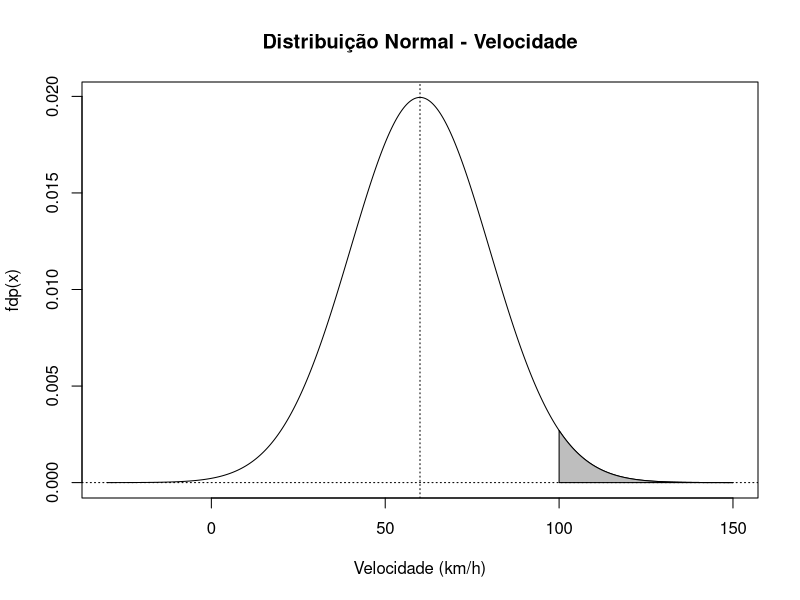
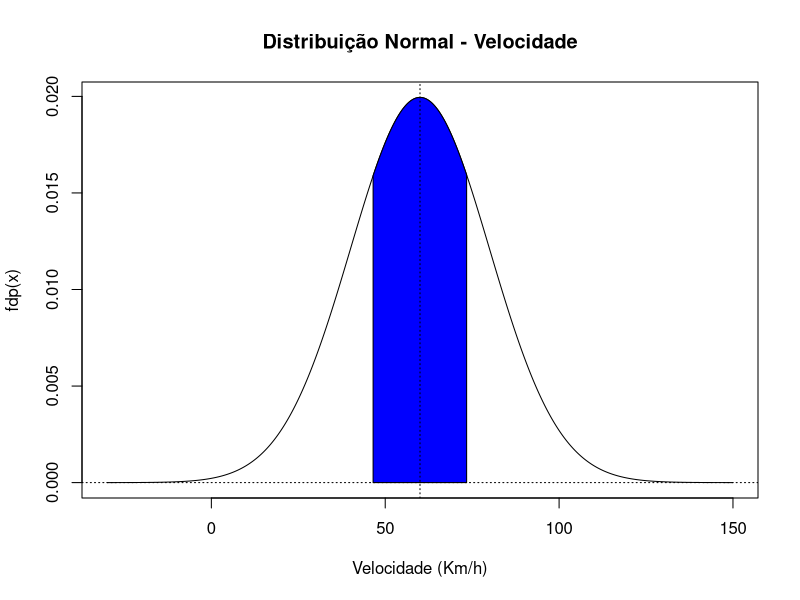
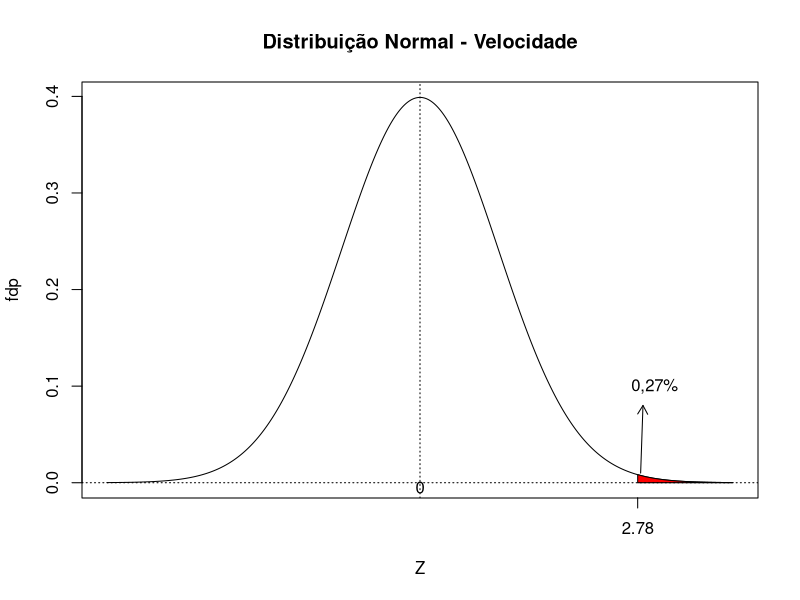
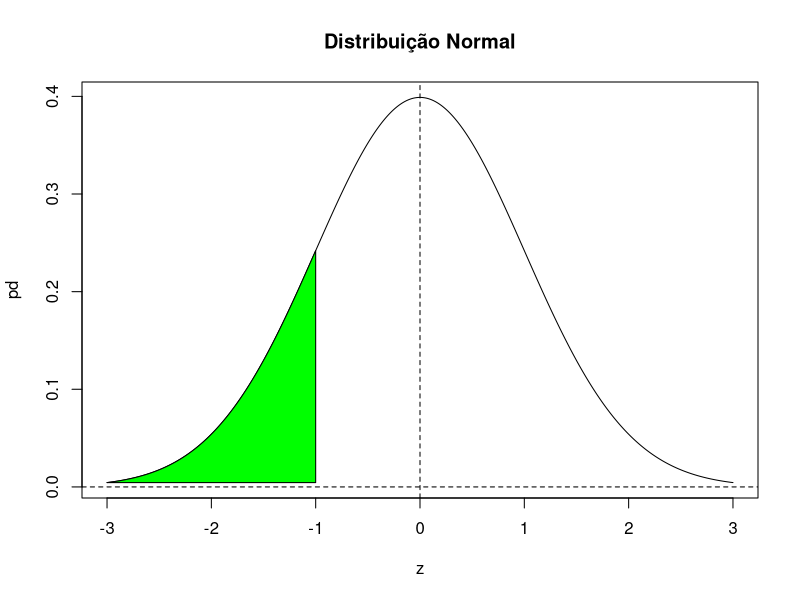
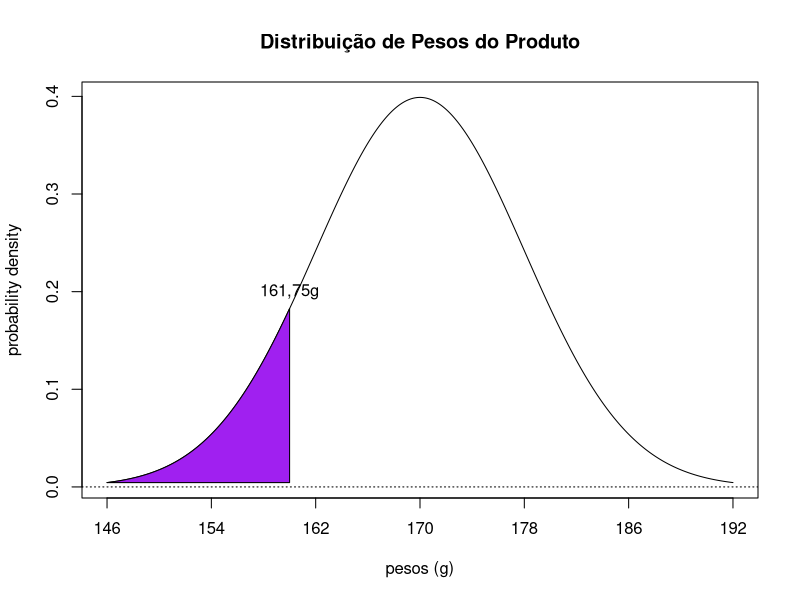
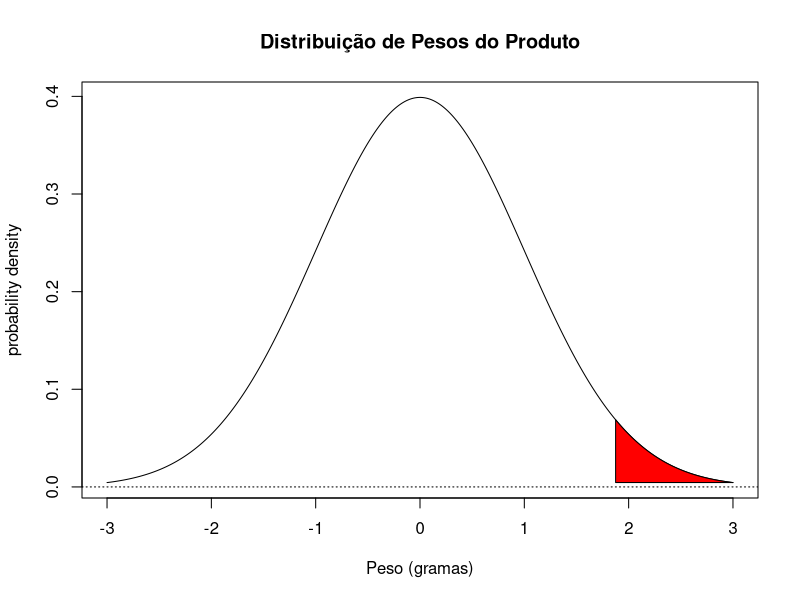
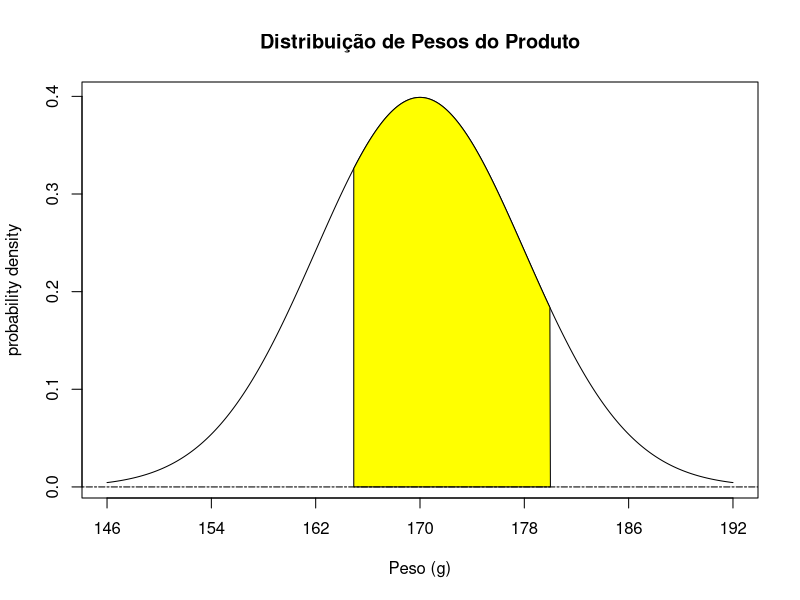
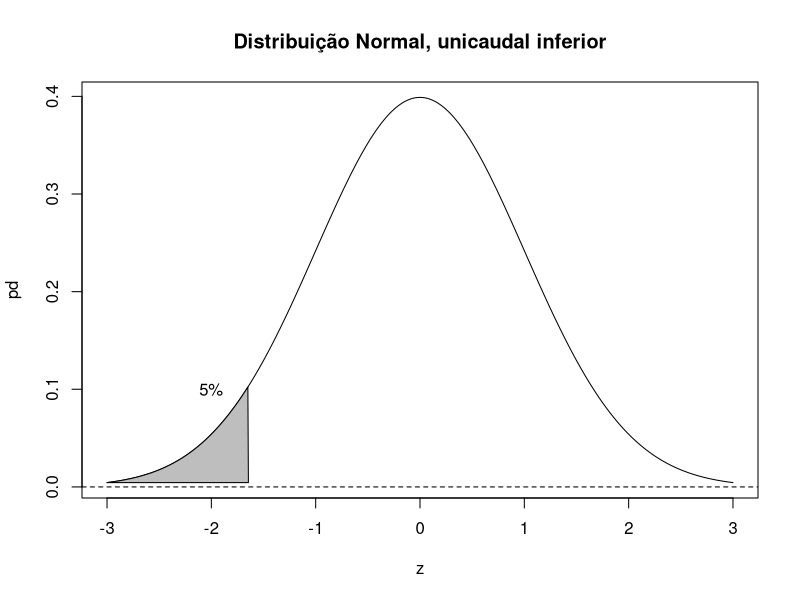

Generate these figures, in order, with R:
## ---- chunk 1
x<-seq(-30, 150, by =.01) 
y<-dnorm(x, mean=60, sd=20, log = FALSE) 
rx<-seq(100, 150, by =.1) 
ry<-numeric(2*length(rx)) 
ry[1:length(rx)]<-dnorm(rx, mean=60, sd=20, log=FALSE) 
rx<-c(rx, rev(rx)) 
plot(x, y, 'l', xlab='Velocidade (km/h)', ylab='fdp(x)', main="Distribuição Normal - Velocidade") 
polygon(rx, ry, col = "gray") 
abline(v=60, h=0, lty=3)

## ---- chunk 2

z100<-pnorm(100, mean = 60, sd= 20, lower.tail = F)
z100

## ---- chunk 3

q100<- qnorm(0.02275013, mean=60, sd=20, lower.tail = F)
q100
## ---- chunk 4

z_score<-qnorm(0.02275013, mean=0, sd=1, lower.tail = F)
z_score
## ---- chunk 5

z_score<-qnorm(z100, mean=0, sd=1, lower.tail = F)
z_score
## ---- chunk 6
Q1<- qnorm(0.25, mean=60, sd=20)  
Q1  
Q3<- qnorm(0.75, mean=60, sd=20) 
Q3
## ---- chunk 7
x<-seq(-30, 150, by = .01) 
y<-dnorm(x, mean=60, sd=20, log = FALSE)  
rx<-seq(Q1, Q3, by=.1) 
ry<-numeric(2*length(rx)) 
ry[1:length(rx)]<-dnorm(rx, mean=60, sd=20, log = FALSE) 
rx<-c(rx, rev(rx)) 
plot(x, y, 'l', xlab='Velocidade (Km/h)', ylab='fdp(x)',      main = "Distribuição Normal - Velocidade") 
polygon(rx, ry, col = 'blue') 
abline(v=60, h=0, lty=3)
## ---- chunk 8
p3sigma<- qnorm(0.9973, mean=0, sd=1) 
p3sigma
## ---- chunk 9
x<-seq(-4, 4, by =.01) 
y<-dnorm(x, mean=0, sd=1, log = FALSE) 
rx<-seq(p3sigma, 4, by =.1) 
ry<-numeric(2*length(rx)) 
ry[1:length(rx)]<-dnorm(rx, mean=0, sd=1, log = FALSE) 
rx<-c(rx, rev(rx)) 
plot(x, y, 'l', xlab='Z', ylab='fdp', xaxt="n", main="Distribuição Normal - Velocidade") 
axis(1,at=p3sigma,labels="2.78") 
polygon(rx, ry, col = "red") 
abline(v=0, h=0, lty=3) 
text(3,0.1,"0,27%") 
arrows(2.82,0.01,2.85,0.08,length = 0.1) 
text(0, -0.005, 0)
## ---- chunk 10
z <- seq(-3,3,0.01) 
pd <- dnorm(z) 
plot(z,pd,type="l", main="Distribuição Normal") 
polygon(c(z[z<=-1],-1),c(pd[z<=-1],pd[z==-3]),col="green") 
abline(v=0, h=0, lty=2)
## ---- chunk 11
pesos<-c(146,154,162,170,178,186,192) 
summary(pesos) 
sd(pesos)
## ---- chunk 12
x <- seq(-3,3,0.01) 
z <- seq(-3,-1.25,0.01) 
p <- dnorm(z) 
z <- c(z,-1.25,-3) 
p <- c(p,min(p),min(p)) 
plot(x,dnorm(x),type="l",xaxt="n",ylab="probability density",xlab="pesos (g)",      main="Distribuição de Pesos do Produto") 
axis(1,at=-3:3,labels=c("146","154","162","170","178","186","192")) 
polygon(z,p,col="purple") 
abline(h=0, lty=3) 
text(-1.25,0.2,"161,75g")
## ---- chunk 13
x <- ((-1.25)*16.82968/sqrt(7))+169.7 
x
## ---- chunk 14
x <- seq(-3,3,0.01)
z <- seq(1.875,3,0.01) 
p <- dnorm(z) 
z <- c(z,3,1.875) 
p <- c(p,min(p),min(p)) 
plot(x,dnorm(x),type="l",xaxt="n",ylab="probability density",xlab="Peso (gramas)", main="Distribuição de Pesos do Produto") 
axis(1,at=-3:3) 
polygon(z,p,col="red") 
abline(h=0, lty=3)
## ---- chunk 15
z <- seq(-0.635,1.25,0.01) 
p <- dnorm(z) 
z <- c(z,1.25,-0.635) 
p <- c(p,0,0) 
plot(x,dnorm(x),type="l",xaxt="n",ylab="probability density",xlab="Peso (g)", main="Distribuição de Pesos do Produto") 
axis(1,at=-3:3,labels=c("146","154","162","170","178","186","192")) 
polygon(z,p,col="yellow") 
abline(h=0, lty=6)
## ---- chunk 16
# Determinar o quantil para uma área igual a 5% na curva normal, unicaudal inferior. 
qnorm(0.05, mean = 0, sd = 1) 
q<-qnorm(0.05, mean = 0, sd = 1) 
z <- seq(-3,3,0.01) 
pd <- dnorm(z) 
plot(z,pd,type="l", main="Distribuição Normal, unicaudal inferior") 
polygon(c(z[z<=q],q),c(pd[z<=q],pd[z==-3]),col="grey") 
abline(h=0, lty=2) 
text(-2,0.1,"5%")
## ---- chunk 17
# Determinar o quantil para uma área igual a 5% na curva normal, unicaudal inferior.  
q<-qnorm(0.025, mean = 0, sd = 1, lower.tail = FALSE) 
q
## ---- chunk 18
x<-seq(-3, 3, by = .01) 
y<-dnorm(x, mean=0, sd=1, log = FALSE) 
qnorm(0.025,0,1) ; qnorm(0.975,0,1) 
rx<-seq(-1.96, 1.96, by=.1) 
ry<-numeric(2*length(rx)) 
ry[1:length(rx)]<-dnorm(rx, mean=0, sd=1, log = FALSE) 
rx<-c(rx, rev(rx)) 
plot(x, y, 'l', xlab='Curva Normal Padrão', ylab='fdp(x)',      main = "Curva Normal Padrão", col="black") 
polygon(rx, ry, col = 'blue') 
abline(v=0, h=0, lty=3) 
text(-2.5,0.1,"2,5%") 
text(2.5,0.1,"2,5%") 
text(0,0.12,"95%", col="white") 
mtext("Área nas caudas: 5%", adj = 0.5)
## ---- chunk 19
qnorm(0.025,0,1) ; qnorm(0.975,0,1)
## ---- chunk 20
area<-pnorm(1.5, mean=0, sd=1, lower.tail=FALSE) 
area 
x<-seq(-4, 4, by =.01) 
y<-dnorm(x, mean=0, sd=1, log = FALSE) 
rx<-seq(1.5, 4, by =.1) 
ry<-numeric(2*length(rx)) 
ry[1:length(rx)]<-dnorm(rx, mean=0, sd=1, log = FALSE) 
rx<-c(rx, rev(rx)) 
plot(x, y, 'l', xlab='', ylab='', xaxt="n", main="Distribuição Normal -p-valor > q= 1.5") 
axis(1,at=1.5,labels="1,5") 
polygon(rx, ry, col = "blue") 
abline(v=0, h=0, lty=3) 
text(1.85,0.025,"6,68%", col="white") 
text(0, 0.2, "93,32%", col="red")
## ---- chunk 21
areaq1<-pnorm(1.75, mean=0, sd=1) 
cat("A Área 1 é igual a = ", areaq1)  
areaq2<-pnorm(-1.25, mean=0, sd=1) 
cat("A Área 2 é igual a = ", areaq2)  
areafinal<- areaq1-areaq2 
cat("A Área final é igual a = ", areafinal)
## ---- chunk 22
x<-seq(-3, 3, by = .01) 
y<-dnorm(x, mean=0, sd=1, log = FALSE) 
qnorm(-1.25,0,1) ; qnorm(1.75,0,1) 
rx<-seq(-1.25, 1.75, by=.1) 
ry<-numeric(2*length(rx)) 
ry[1:length(rx)]<-dnorm(rx, mean=0, sd=1, log = FALSE) 
rx<-c(rx, rev(rx)) 
plot(x, y, 'l', xlab='Curva Normal Padrão', ylab='fdp(x)',main = "Curva Normal Padrão", col="black") 
polygon(rx, ry, col = 'blue') 
abline(v=0, h=0, lty=3) 
text(0,0.12,round(areafinal,4), col="white") 
mtext("Área nas caudas: 0,1457", adj = 0.5)
## ---- chunk 23
pnorm(0, mean=0, sd=1)
## ---- chunk 24
pnorm(1.96, mean=0, sd=1)
## ---- chunk 25
x<-seq(-4, 4, by =.01) 
y<-dnorm(x, mean=0, sd=1, log = FALSE) 
rx<-seq(1.975, 4, by =.1) 
ry<-numeric(2*length(rx)) 
ry[1:length(rx)]<-dnorm(rx, mean=0, sd=1, log = FALSE) 
rx<-c(rx, rev(rx)) 
plot(x, y, 'l', xlab='', ylab='', xaxt="n", main="Distribuição Normal - unicaudal superior") 
axis(1,at=1.975,labels="1,975") 
polygon(rx, ry, col = "blue") 
abline(h=0, lty=1) 
text(3,0.1,"2,5%") 
text(0,0.12,"95%", col="red") 
arrows(2.5,0.01,2.8,0.08,length = 0.1)
## ---- chunk 26
pnorm(1.5, mean=0, sd=1)
## ---- chunk 27
z <- seq(-3,3,0.01) 
pd <- dnorm(z) 
plot(z,pd,type="l", ylab="probability density", xlab="Z", main="Condutor Metálico") 
polygon(c(z[z<=1.5],1.5),c(pd[z<=1.5],pd[z==-3]),col="red") 
abline(h=0, lty=1) 
text(0,0.2,"93,32%", col="white") 
mtext("Área nas caudas: 0,1457", adj = 0.5)
## ---- chunk 28
areaamp11<-pnorm(0.5, mean=0, sd=1); cat("A Área abaixo de 11mA é igual a = ", areaamp11) 

areaamp9<-pnorm(-0.5, mean=0, sd=1); cat("A Área abaixo de 9mA  é igual a = ", areaamp9) 

areaampt<- areaamp11-areaamp9; cat("A Área  abaixo de 9mA é igual a = ", areaampt)

## ---- chunk 29
x<-seq(-3, 3, by = .01) 
y<-dnorm(x, mean=0, sd=1, log = FALSE) 
rx<-seq(-0.5, 0.5, by=.1) 
ry<-numeric(2*length(rx)) 
ry[1:length(rx)]<-dnorm(rx, mean=0, sd=1, log = FALSE) 
rx<-c(rx, rev(rx)) 
plot(x, y, 'l', xlab='Z', ylab='fdp(x)',      main = "Curva Normal Padrão", col="black") 
polygon(rx, ry, col = 'blue') 
abline(v=0, h=0, lty=3) 
text(0,0.12,round(areaampt,4), col="white") 
mtext("Área entre 9 e 11 mA: ",areaampt, adj = 0.4)
## ---- chunk 30
z98<-qnorm(0.98, 0, 1) 
z98
## ---- chunk 31
x<-seq(-3, 3, by =.01) 
y<-dnorm(x, mean=0, sd=1, log = FALSE) 
rx<-seq(2.053749, 3, by =.1) 
ry<-numeric(2*length(rx)) 
ry[1:length(rx)]<-dnorm(rx, mean=0, sd=1, log = FALSE) 
rx<-c(rx, rev(rx)) 
plot(x, y, 'l', xlab='Amperagem (mA)', ylab='Amperagem(mA)', xaxt="n",      main = "Condutor Metálico", col="black") 
axis(1,at=2.053749,labels="14,1mA") 
axis(1,at=0,labels="10mA") 
polygon(rx, ry, col = "blue") 
abline(h=0, v=0, lty=3) 
text(3,0.1,"2,0%") 
text(0,0.12,"98%", col="red") 
arrows(2.5,0.01,2.8,0.08,length = 0.1)
## ---- chunk 32
tempo<-c(44.0, 44.5, 44.5, 44.7, 44.8, 44.9, 44.9, 45.0, 45.0, 45.0, 45.0, 45.4, 45.6, 45.7, 45.8, 46.0, 46.2, 46.3, 47.5)
## ---- chunk 33
summary(tempo) 
sd(tempo)
## ---- chunk 34
boxplot(tempo, main="Boxplot para Tempo de Solidificação", ylab="Tempo (s)")
## ---- chunk 35
hist(tempo, main="Histograma para Tempo de Solidificação", ylab="Tempo (s)")
## ---- chunk 36
Q3<-45.75 
Q1<- 44.85 
IQR<- Q3-Q1 
IQR  
W1<- Q1-1.5*IQR 
W1  
W2<- Q3+1.5*IQR 
W2
## ---- chunk 37
stem(tempo, scale=1.5)
## ---- chunk 38
layer<-c( 438, 450, 487, 451, 452, 441, 444, 461, 432, 471,           413, 450, 430, 437, 465, 444, 471, 453, 431, 458,            444, 450, 446, 444, 466, 458, 471, 452, 455, 445,           468, 459, 450, 453, 473, 454, 458, 438, 447, 463,           445, 466, 456, 434, 471, 437, 459, 445, 454, 423,           472, 470, 433, 454, 464, 443, 449, 435, 435, 451,           474, 457, 455, 448, 478, 465, 462, 454, 425, 440,           454, 441, 459, 435, 446, 435, 460, 428, 449, 442,           455, 450, 423, 432, 459, 444, 445, 454, 449, 441,           449, 445, 455, 441, 464, 457, 437, 434, 452, 439)
## ---- chunk 39
par(mfrow=c(1,2)) 
hist(layer, breaks=10, main="Histograma - Layer", xlab="10 Classes") 
hist(layer, breaks=12, main="Histograma - Layer", xlab="12 Classes") 
par(mfrow=c(1,1))
## ---- chunk 40
x<-seq(-3, 3, by =.01) 
y<-dnorm(x, mean=0, sd=0.5, log = FALSE)
plot(x, y, 'l', xlab='Z Score', ylab='Densidade', ylim=c(0,1), main="Comparação de Populações") 
lines(x, dnorm(x, 0, 1.2)) 
abline(v=-3, h=0, lty=2, col="red") 
abline(v=3, h=0, lty=2, col="red") 
abline(v=0, h=0, lty=3) 
text(0, 0.6, expression(paste(italic(mu[A] == 0)))) 
text(0, 0.28, expression(paste(italic(mu[B] == 0)))) 
text(0, 0.52, expression(paste(italic(sigma[A] == 1)))) 
text(0, 0.18, expression(paste(italic(sigma[B] == 1.2)))) 
text(0, 0.94, expression(paste(italic(mu[A] ==mu[B]))))
## ---- chunk 41
x<-seq(-3, 3, by =.01) 
y<-dnorm(x, mean=0, sd=1, log = FALSE) 
plot(x, y, 'l', xlab='Z Score', ylab='Densidade', ylim=c(0,0.5), main="Áreas abaixo da Curva Normal") 
abline(v=-3, h=0, lty=2, col="red") 
abline(v=3, h=0, lty=2, col="red") 
abline(v=2, h=0, lty=2, col="blue") 
abline(v=1, h=0, lty=3, col="black") 
abline(v=-1, h=0, lty=3, col="black") 
abline(v=-2, h=0, lty=2, col="blue") 
abline(v=0, h=0, lty=3) 
text(-0, 0.48, expression(paste(italic(mu == 0)))) 
text(0, 0.43, expression(paste(italic(sigma == 1)))) 
arrows(0,0.05,-3,0.05,length = 0.1, col="red") 
arrows(0,0.05, 3,0.05,length = 0.1, col="red") 
arrows(0,0.15,-2,0.15,length = 0.1, col="blue") 
arrows(0,0.15, 2,0.15,length = 0.1, col="blue") 
arrows(0,0.25,-1,0.25,length = 0.1) 
arrows(0,0.25, 1,0.25,length = 0.1) 
text(0.0, 0.07, expression(paste(italic("99,73%"))), col="red") 
text(0.0, 0.17, expression(paste(italic("95,46%"))), col="blue") 
text(0.0, 0.27, expression(paste(italic("68,26%"))), col="black")
## ---- chunk 42
z <- seq(-4,4,0.1) 
pd <- dnorm(z) 
plot(z,pd,type="l", main="Área Padronizada (-3 <= Z <= 3)", xlab="Z Score") 
polygon(c(z[z>=-3],-3),c(pd[z>=-3],pd[z==-3])) 
text(-3.5,0.1,"0,135%") 
arrows(-3.2,0.01,-3.3,0.08,length = 0.1) 
abline(v=-3, lty=3) 
polygon(c(z[z<=-3],-3),c(pd[z<=-3],pd[z==-4]),col="blue") 
polygon(c(z[z>=3],3),c(pd[z>=3],pd[z==4]),col="blue") 
text(3.5,0.1,"0,135%") 
arrows(3.2,0.01,3.3,0.08,length = 0.1) 
abline(v=3, lty=3) 
text(0,0.1,"99,73%", col="black")
## ---- chunk 43
1 - 2* pnorm (-2,0,1) 
pnorm (-2,0,1)
## ---- chunk 44
z <- seq(-3,3,0.01) 
pd <- dnorm(z) 
plot(z,pd,type="l", main="Área Padronizada (-2 <= Z <= 2)", xlab="Z Score") 
polygon(c(z[z<=-2],-2),c(pd[z<=-2],pd[z==-3]),col="red") 
text(-2.7,0.1,"2,27%") 
arrows(-2.5,0.01,-2.7,0.08,length = 0.1) 
polygon(c(z[z>=2],2),c(pd[z>=2],pd[z==3]),col="red") 
text(2.7,0.1,"2,27%") 
arrows(2.5,0.01,2.7,0.08,length = 0.1) 
text(0,0.1,"95,46%")
## ---- chunk 45
1 - 2*pnorm(-1,0,1) 
pnorm(-1,0,1)
## ---- chunk 46
z <- seq(-3,3,0.01) 
pd <- dnorm(z) 
plot(z,pd,type="l", main="Área Padronizada (-1 <= Z <= 1)", xlab="Z Score") 
polygon(c(z[z<=-1],-1),c(pd[z<=-1],pd[z==-3]),col="red") 
text(-2.2,0.1,"15,87%") 
arrows(-1.5,0.05,-2.2,0.08,length = 0.1) 
polygon(c(z[z>=1],1),c(pd[z>=1],pd[z==3]),col="red") 
text(2.2,0.1,"15,87%") 
arrows(1.5,0.05,2.2,0.08,length = 0.1) 
text(0,0.1,"68,26%")
## ---- chunk 47
pnorm (3, 0, 1, lower.tail=FALSE)
## ---- chunk 48
# Área abaixo de z=+3 - Área abaixo de Z=-3. 
pnorm(3,0,1) - pnorm(-3,0,1)
## ---- chunk 49
Área_Sup<- pnorm(-6.09, 0, 1) 
cat( "Aços com Comprimento curto =", 100*Área_Sup, "%")
## ---- chunk 50
Área_Sup<- pnorm(2.61, 0, 1, lower.tail=FALSE) 
cat( "Aços com Comprimento excessivo =", 100*Área_Sup, "%")
## ---- chunk 51
pnorm(2.61,0,1)
## ---- chunk 52
x<-seq(1.75, 2.25, by =.01) 
y<-dnorm(x, mean=2.02, sd=0.0115, log = FALSE) 
plot(x, y, 'l', xlab='Comprimento (m)', ylab='Densidade', ylim=c(0, 40), main="Comprimento dos Aços (m)", col="blue") 
abline(v=-3, h=0, lty=2, col="red") 
abline(v=2, h=0, lty=2, col="red") 
abline(v=2.02, h=0, lty=5) 
text(2.08, 32, expression(paste(italic("Média = 2.02m"))), col="black") 
text(2.12, 28, expression(paste(italic("Desvio-Padrão = 0,0115m"))), col="blue") 
text(1.95, 30, expression(paste(italic("Target = 2,00m"))), col="red")
## ---- chunk 53
qnorm(0.4527111, 2.02, 0.0115)
## ---- chunk 54
qnorm(0.05, 2.02, 0.0115, lower.tail=FALSE)
## ---- chunk 55
curve(dt(x,2), from=-4, to=4, lty=2, ylim=c(0, 0.4), main="Distribuição t de Student") 
curve(dt(x,6), from=-4, to=4, lty=3,add=T, col="red") 
curve(dnorm(x),from=-4, to=4, lty=4,add=T, col="blue")
## ---- chunk 56
qt(0.05,4) 
qnorm(0.05, 0, 1)
## ---- chunk 57
qt(0.05,30)
qnorm(0.05, 0, 1)
## ---- chunk 58
qt(0.05,200) 
qnorm(0.05, 0, 1)
## ---- chunk 59
curve(dt(x,30), from=-4, to=4, lty=2, col="red", main="Distribuição t de Student x Normal") 
curve(dnorm(x),from=-4, to=4, lty=3,add=T, col="black")
## ---- chunk 60
qt(0.05, 30) 
qt(0.05, 30, lower.tail=FALSE)
## ---- chunk 61
pt(-1.697261, 30) 
pt(1.697261, 30) 
pt(1.697261, 30, lower.tail=FALSE)
## ---- chunk 62
curve(dchisq(x,5), from=0, to=200, lty=2, col="red", main=" Distribuição Qui-Quadrado x Normal") 
curve(dchisq(x, 15),from=0, to=200, lty=3,add=T, col="blue") 
curve(dchisq(x, 50),from=0, to=200, lty=3,add=T, col="brown") 
curve(dchisq(x, 100),from=0, to=200, lty=3,add=T, col="black")
## ---- chunk 63
qchisq(0.025, 7) 
qchisq(0.025, 7, lower.tail=FALSE)
## ---- chunk 64
pchisq(1.689869, 7) 
pchisq(16.01276, 7, lower.tail=FALSE)
## ---- chunk 65
curve(df(x, 1, 1), from=0, to=3, lty=2, col="red", ylim=c(0,3.5), main="Distribuição Qui-Quadrado x Normal") 
curve(df(x, 10, 10),from=0, to=3, lty=3,add=T, col="blue") 
curve(df(x, 30, 30),from=0, to=3, lty=4,add=T, col="brown") 
curve(df(x, 100, 100),from=0, to=3, lty=5,add=T, col="black") 
curve(df(x, 300, 300),from=0, to=3, lty=6,add=T, col="purple")
## ---- chunk 66
qf(0.05, 1, 9) 
qf(0.05, 1, 9, lower.tail= FALSE)
## ---- chunk 67
pf(5.117355, 1, 9)
pf(5.117355, 1, 9, lower.tail=FALSE)
## ---- chunk 68
comp_box<- c( 165, 159, 163, 173, 174, 156, 169, 151, 168, 148, 172, 151, 144, 164,             174, 170, 160, 171, 165, 172, 114, 208, 148, 151, 153, 171, 165, 170, 149, 139) 
summary(comp_box) 
sd(comp_box) 
boxplot(comp_box) 
hist(comp_box)
## ---- chunk 69
Máx<-170.8 + 29.7 
cat("Máx = ", Máx)
## ---- chunk 70
Mín<-151 - 29.7 
cat("Mín = ", Mín)
## ---- chunk 71
qqnorm(comp_box) 
qqline(comp_box, col = "steelblue", lwd = 2)
## ---- chunk 72
comp_box[21:22]
## ---- chunk 73
library(car) 
qqPlot(comp_box)
## ---- chunk 74
comp_box[21:22]
## ---- chunk 75
acuric<-c(12.7, 12.7, 12.8, 13.5, 13.6, 13.7, 13.9, 14.1, 14.5, 14.6) 
amostra<-seq(1:10) 
amostra 
f_i<-(amostra-0.5)/20 
f_i  
quantis<-c(qnorm(f_i, mean=0, sd=1)) 
quantis 
ac_urico<-data.frame(acuric, f_i, quantis) 
ac_urico
## ---- chunk 76
qqnorm(acuric); qqline(acuric)
## ---- chunk 77
par(mfrow=c(1,2)) 
hist(acuric, breaks=10, main="Histograma - Ácido Úrico", xlab="g/ml") 
boxplot(acuric, breaks=12, main="Histograma - Ácido Úrico", ylab="g/ml") 
par(mfrow=c(1,1))
## ---- chunk 78
shapiro.test(comp_box)
## ---- chunk 79
shapiro.test(acuric)
## ---- chunk 80
condut<-c(41.60, 41.48, 42.34, 41.95, 41.86,           42.18, 41.72, 42.26, 41.81, 42.04) 
media_condut<-mean(condut) 
cat(" A condutividade média do metal é de :", media_condut, "BTU/hr-ft-ºF")
## ---- chunk 81
s_condut<-sd(condut) 
cat("O desvio-padrão da condutividade é igual a ", s_condut, "BTU/hr-ft-ºF")
## ---- chunk 82
erro_pad<- s_condut/sqrt(length(condut)) 
cat("O erro-padrão amostral é igual a ", erro_pad, "BTU/hr-ft-ºF")
## ---- chunk 83
cat("Percentual do erro-padrão = ",100*erro_pad/media_condut, "%")
## ---- chunk 84
x<-seq(-3, 3, by = .01) 
y<-dnorm(x, mean=0, sd=1, log = FALSE) 
qnorm(0.025,0,1) ; qnorm(0.975,0,1) 
rx<-seq(-1.96, 1.96, by=.1) 
ry<-numeric(2*length(rx)) 
ry[1:length(rx)]<-dnorm(rx, mean=0, sd=1, log = FALSE) 
rx<-c(rx, rev(rx)) 
plot(x, y, 'l', xlab='Curva Normal Padrão', ylab='fdp(x)',      main = "Curva Normal Padrão", col="black") 
polygon(rx, ry, col = 'blue') 
abline(v=0, h=0, lty=3) 
text(-2.5,0.1,"2,5%") 
text(2.5,0.1,"2,5%") 
text(0,0.12,"95%", col="white") 
mtext("Área nas caudas: 5%", adj = 0.5)
## ---- chunk 85
qnorm(0.025, mean=0, sd=1)
## ---- chunk 86
qnorm(0.025, mean=0, sd=1, lower.tail = FALSE)
## ---- chunk 87
t<-qt(0.025, df=9, lower.tail = FALSE) 
t
## ---- chunk 88
n<- length(condut) 
IC_inferior<- mean(condut)-(t*erro_pad) 
IC_superior<- mean(condut)+(t*erro_pad) 
IC_condut<-c(IC_inferior, IC_superior) 
IC_condut
## ---- chunk 89
t.test(condut)$estimate   #Estimativa pontual}
## ---- chunk 90
t.test(condut,conf.level=0.95)$conf.int  #Intervalo de Confiança}
## ---- chunk 91
boxplot(condut)
## ---- chunk 92
qqnorm(condut); qqline(condut)
## ---- chunk 93
shapiro.test(condut)
## ---- chunk 94
f_extract<-c(79.3, 75.1, 78.2, 74.1, 73.9, 75.0, 77.6, 77.3, 73.8,               74.6, 75.5, 74.0, 74.7, 75.9, 72.9, 73.8, 74.2, 78.1,              75.4, 76.3, 75.3, 76.2, 74.9, 78.0, 75.1, 76.8)
## ---- chunk 95
f_media<-mean(f_extract) 
cat("A força de extração média do conector é de",f_media, "libras")
## ---- chunk 96
mediana<-median(f_extract) 
cat(" O valor que separa 50% dos dados à esquerda e à direita é:", mediana, "libras")
## ---- chunk 97
dp_f<-sd(f_extract) 
cat("O desvio-padrão da força de extração do conector é de", dp_f, "libras")
## ---- chunk 98
variancia<-var(f_extract) 
cat("A variância da força de extração do conector é de", variancia, "libras")
## ---- chunk 99
erro_pad<- sd(f_extract)/sqrt(length(f_extract))
cat("O erro-padrão amostral é igual a ", erro_pad, "Libras")
## ---- chunk 100
p73<-pt(-2.61, df=25) 
cat("Cerca de", 100*p73, "% dos conectores terão força de extração menor que 73 libras.")
## ---- chunk 101
# Determinar o quantil para uma área igual a 5% na curva normal, unicaudal inferior. 
q<-qnorm(0.007539, mean = 0, sd = 1) 
z <- seq(-3,3,0.01) 
pd <- dnorm(z) 
plot(z,pd,type="l", main="Força de Extração < 73 Libras") 
polygon(c(z[z<=q],q),c(pd[z<=q],pd[z==-3]),col="red") 
abline(v=60, h=0, lty=2) 
text(-2.7,0.05,"0,75%")
mtext("z=-2,61")
## ---- chunk 102
n_ex02<-length(f_extract) 
cat("O tamanho da amostra é de", n_ex02, "unidades.")
## ---- chunk 103
erro_pad_ex02<- sd(f_extract)/sqrt(n_ex02) 
cat("O erro-padrão amostral é igual a ", erro_pad_ex02, "Libras")
## ---- chunk 104
t2<-qt(0.025, df=(n_ex02-1), lower.tail = FALSE) 
t2 
IC_inferior<- mean(f_extract)-(t2*erro_pad_ex02) 
IC_superior<- mean(f_extract)+(t2*erro_pad_ex02) 
IC_condut<-c(IC_inferior, IC_superior) 
IC_condut
## ---- chunk 105
t.test(f_extract)
## ---- chunk 106
t.test(f_extract, conf.level=0.90)
## ---- chunk 107
t<-qt(0.025, df=9, lower.tail = FALSE) 
t  
df2<-n_ex02-1 
df2  
t2<-qt(0.05, df=25, lower.tail = FALSE) 
t2
## ---- chunk 108
t95<-qt(0.025, df=25, lower.tail=FALSE) 
erro95<-t95*sd(f_extract)/sqrt(length(f_extract)) 
cat("O erro de estimativa para IC de 95% é de", erro95)
## ---- chunk 109
t90<-qt(0.05, df=25, lower.tail=FALSE) 
erro90<-t90*sd(f_extract)/sqrt(length(f_extract)) 
cat("O erro de estimativa para IC de 95% é de", erro90)
## ---- chunk 110
z95<-qnorm(0.025, mean=0, sd=1, lower.tail=FALSE) 
z95
## ---- chunk 111
DP<-0.035 
erro3<- qnorm(0.025, mean=0, sd=1, lower.tail=FALSE)*DP 
cat("O erro de estimação para a proporção é de", erro3)
## ---- chunk 112
charpy<-c( 64.1, 64.7, 64.5, 64.6, 64.5, 64.3, 64.6, 64.8, 64.2, 64.3)
## ---- chunk 113
media<-mean(charpy) 
media  
cat("A média de energia absorvida no impacto é de", media, "Joules")  
t95<-qt(0.025, df=9, lower.tail=FALSE) 
t95  
s_charpy<- sd(charpy) 
s_charpy  
n<-length(charpy) 
n  
IC95<- c(media-t95*s_charpy/sqrt(n), media+t95*s_charpy/sqrt(n)) 
IC95
## ---- chunk 114
z95<-qnorm(0.025, mean=0,sd=1, lower.tail=FALSE) 
z95
## ---- chunk 115
x <- rchisq(50000, df = 5)    
hist(x,       freq = FALSE,       xlim = c(0,16),       ylim = c(0,0.2)) 
curve(dchisq(x, df = 5), from = 0, to = 15,        n = 5000, col= 'red', lwd=2, add = T, main= "Distribuição Qui-Quadrado")
## ---- chunk 116
qchisq(0.975, df=19, lower.tail=FALSE)
## ---- chunk 117
qchisq(0.025, df=19, lower.tail=FALSE)
